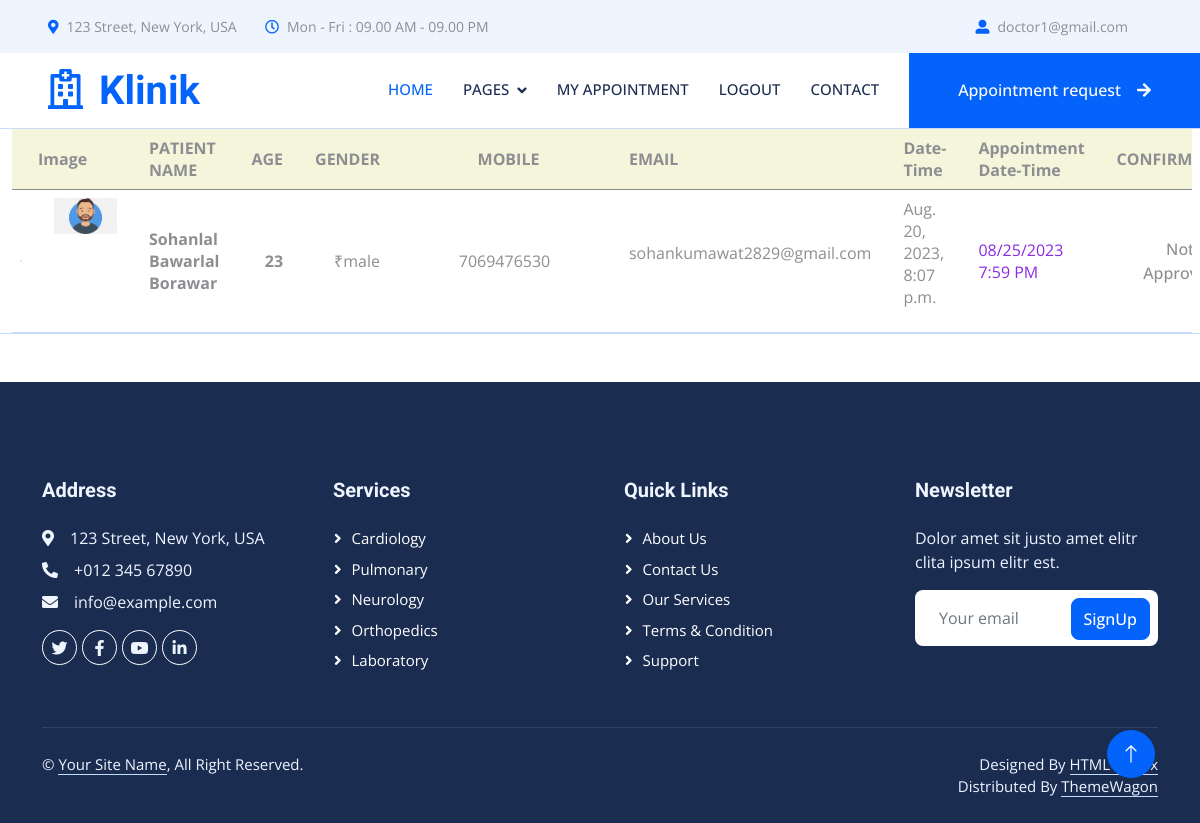
Screenshot of /appointment-request/ (signed in) with the database file from the repository.
### myapp/models.py (models this page shows, shortened)
class Doctor(models.Model):
    profile_pic = models.ImageField(upload_to='profile_pic/')
    name = models.CharField(max_length=100)
    qualification = models.CharField(max_length=100,default='')
    speciality = models.CharField(max_length=100,default='')
    email = models.EmailField()
    mobile = models.PositiveIntegerField()
    gender = models.CharField(max_length=100)
    password = models.CharField(max_length=100)

class Appointment(models.Model):
    patient = models.ForeignKey(Patient,on_delete=models.CASCADE)
    Doctor = models.ForeignKey(Doctor,on_delete=models.CASCADE)
    profile_pic = models.ImageField(upload_to='appointment_user/')
    name = models.CharField(max_length=100)
    email = models.EmailField()
    mobile = models.PositiveIntegerField()
    doctor_field = models.CharField(max_length=100)
    appointment_date = models.CharField(max_length=100,default='')
    appointment_time = models.CharField(max_length=100,default='')
    date_time = models.DateTimeField()
    appointment_request = models.BooleanField(default=False)
    def __str__(self) -> str:
        return self.patient.name + " " + self.Doctor.name

class Patient(models.Model):
    profile_pic = models.ImageField(upload_to='profile_pic/',default='')
    name = models.CharField(max_length=100)
    email = models.EmailField()
    mobile = models.PositiveIntegerField()
    gender = models.CharField(max_length=100)
    age = models.PositiveIntegerField(default=1)
    password = models.CharField(max_length=100)
    address = models.TextField()

### myapp/views.py (the view)
# urls.py: path('appointment-request/',views.appointment_request,name='appointment-request'),
def appointment_request(request):
        doctor = Doctor.objects.get(email = request.session['doctor_email'])
        appointment_request = Appointment.objects.filter(pk = doctor.pk)
        print(appointment_request)
        appointment_flag = False
        return render(request,'appointment-request.html',{'appointment_request':appointment_request,'appointment_flag':appointment_flag})

### myapp/templates/appointment-request.html (shortened to what this page needs)
{% block content %}
<!DOCTYPE html>
<html lang="en">
<head>
</head>
<body>
    <div class="container-fluid" >
        <div class="content">
            <div class="mb-9">
                <div class="mx-n4 px-4 mx-lg-n6 px-lg-6 bg-white border-top border-bottom border-200 position-relative top-1">
                    <div class="table-responsive scrollbar mx-n1 px-1">
                        <table class="table fs--1 mb-0">
                            <thead>
                                <tr style="background-color: beige;">
                                    <th class="white-space-nowrap fs--1 align-middle ps-0"
                                        style="max-width:20px; width:18px;" scope="col"
                                        style="width:350px;" data-sort="display-image">
                                        </th>
                                    <th class="sort white-space-nowrap align-middle fs--2" scope="col"
                                        style="width:70px;">Image</th>
                                    <th class="sort white-space-nowrap align-middle ps-4" scope="col"
                                        style="width:350px;" data-sort="product-name">PATIENT NAME</th>
                                    <th class="sort align-middle text-end ps-4" scope="col" data-sort="regular-price"
                                        style="width:150px;">AGE</th>
                                    <th class="sort align-middle text-end ps-4" scope="col" data-sort="sale-price"
                                        style="width:150px;">GENDER</th>
                                    <th class="sort align-middle text-center ps-4" scope="col" data-sort="category"
                                        style="width:150px;">MOBILE</th>
                                    <th class="sort align-middle ps-3" scope="col" data-sort="tags"
                                        style="width:250px;">EMAIL</th>
                                    <th class="sort align-middle ps-4" scope="col" data-sort="type"
                                        style="width:200px;">Date-Time</th>
                                    <th class="sort align-middle ps-4" scope="col" data-sort="type"
                                        style="width:200px;">Appointment Date-Time</th>
                                    <th class="sort align-middle ps-4" scope="col" data-sort="time"
                                        style="width:200px;">CONFIRMATION</th>
                                </tr>
                            </thead>
                            <tbody class="list" id="products-table-body">
                                {% for i in appointment_request %}
                                <tr class="position-static" >
                                    <td class="align-middle white-space-nowrap py-0">
                                        <a class="d-block border rounded-2"
                                            href="../../../apps/e-commerce/landing/product-details.html">
                                        </a>
                                    </td>
                                    <td class="product-name align-start ps-4">
                                            <img src="{{i.patient.profile_pic.url}}" alt width="63" />
                                    </td>
                                    <td class="price align-middle white-space-nowrap text-start fw-bold text-700 ps-4">
                                        {{i.patient.name}}
                                    </td>
                                    <td class="regular-price align-middle white-space-nowrap text-end fw-bold text-700 ps-4">
                                        {{i.patient.age}}
                                    </td>
                                    <td class="sale-price align-middle white-space-nowrap text-end text-600 fs--1 ps-4 fw-semi-bold">
                                        ₹{{i.patient.gender}}
                                    </td>
                                    <td class="category align-middle text-center pb-2 ps-3" style="min-width:225px;">
                                        {{i.patient.mobile}}
                                    </td>
                                    <td class="tags align-middle white-space-nowrap fs-0 text-start pb-2 ps-3">
                                        <p>{{i.patient.email}}</p>
                                    </td>
                                    <td class="type align-middle white-space-nowrap text-start fw-semi-bold pb-2 ps-4">
                                        <p>{{i.date_time}}</p>
                                    </td>
                                    <td class="time align-middle white-space-nowrap text-600 pb-2 ps-4" style="color: blueviolet;">
                                        {{i.appointment_date}} {{i.appointment_time}}
                                    </td>
                                    <form action="{% url 'appointment-approval' %}" method="post">
                                        <td class="align-middle white-space-nowrap text-start pe-2 ps-4 ">
                                            {% if appointment_flag == True %}
                                            <button class="btn primary-btn" onclick="this.form.submit();">Approved</button>
                                            {% else %}
                                            <button class="btn danger-btn" onclick="this.form.submit();"> Not Approved</button>
                                            {% endif %}
                                        </td>
                                    </form>
                                </tr>
                                {% endfor %}
                            </tbody>
                        </table>
                    </div>
                </div>
            </div>
        </div>
    </div>
    </div>
</body>
</html>
{% endblock %}

### myapp/templates/header-footer.html (shortened to what this page needs)
{% load static %}
    <link href="https://cdnjs.cloudflare.com/ajax/libs/font-awesome/5.10.0/css/all.min.css" rel="stylesheet">
    <link href="https://cdn.jsdelivr.net/npm/bootstrap-icons@1.4.1/font/bootstrap-icons.css" rel="stylesheet">
    <link href="{% static 'lib/animate/animate.min.css' %}" rel="stylesheet">
    <link href="{% static 'lib/owlcarousel/assets/owl.carousel.min.css' %}" rel="stylesheet">
    <link href="{% static 'lib/tempusdominus/css/tempusdominus-bootstrap-4.min.css' %}" rel="stylesheet" />
    <link href="{% static 'css/bootstrap.min.css' %}" rel="stylesheet">
    <link href="{% static 'css/style.css' %}" rel="stylesheet">
</head>
<body>
    <div class="container-fluid bg-light p-0 wow fadeIn" data-wow-delay="0.1s">
        <div class="row gx-0 d-none d-lg-flex">
            <div class="col-lg-7 px-5 text-start">
                <div class="h-100 d-inline-flex align-items-center py-3 me-4">
                    <small class="fa fa-map-marker-alt text-primary me-2"></small>
                    <small>123 Street, New York, USA</small>
                </div>
                <div class="h-100 d-inline-flex align-items-center py-3">
                    <small class="far fa-clock text-primary me-2"></small>
                    <small>Mon - Fri : 09.00 AM - 09.00 PM</small>
                </div>
            </div>
            <div class="col-lg-5 px-5 text-end">
                <div class="h-100 d-inline-flex align-items-center py-3 me-4">
                {% if request.session.email %}
                <small class="fa fa-user-alt text-primary me-2"></small>
                    <small>{{request.session.email}}</small>
                {% elif request.session.doctor_email %}
                <small class="fa fa-user-alt text-primary me-2"></small>
                    <small>{{request.session.doctor_email}}</small>
                {% endif %}
            </div>
        </div>
    </div>
    <nav class="navbar navbar-expand-lg bg-white navbar-light sticky-top p-0 wow fadeIn" data-wow-delay="0.1s">
        <a href="{% url 'index' %}" class="navbar-brand d-flex align-items-center px-4 px-lg-5">
            <h1 class="m-0 text-primary"><i class="far fa-hospital me-3"></i>Klinik</h1>
        </a>
        <div class="collapse navbar-collapse" id="navbarCollapse">
            <div class="navbar-nav ms-auto p-4 p-lg-0">
                <a href="{% url 'index' %}" class="nav-item nav-link active">Home</a>
                <div class="nav-item dropdown">
                    <a href="#" class="nav-link dropdown-toggle" data-bs-toggle="dropdown">Pages</a>
                </div>
                {% if request.session.email %}
                <a href="{% url 'my_appointment' %}" class="nav-item nav-link">My Appointment</a>
                <a href="{% url 'logout' %}" class="nav-item nav-link">Logout</a>
                <a href="{% url 'contact' %}" class="nav-item nav-link">Contact</a>
                {% elif request.session.doctor_email %}
                <a href="{% url 'signup' %}" class="nav-item nav-link">Sign Up</a>
                <a href="{% url 'logout' %}" class="nav-item nav-link">Logout</a>
                {% else %}
                <a href="{% url 'signup' %}" class="nav-item nav-link">Sign Up</a>
                <a href="{% url 'login' %}" class="nav-item nav-link">Login</a>
                <a href="{% url 'contact' %}" class="nav-item nav-link">Contact</a>
                {% endif %}
            </div>
            {% if request.session.doctor_email %}
            <a href="{% url 'appointment-request' %}" class="btn btn-primary rounded-0 py-4 px-lg-5 d-none d-lg-block">Appointment request<i
                    class="fa fa-arrow-right ms-3"></i></a>
            {% else %}
            <a href="{% url 'appointment' %}" class="btn btn-primary rounded-0 py-4 px-lg-5 d-none d-lg-block">Appointment<i
                class="fa fa-arrow-right ms-3"></i></a>
            {% endif %}
        </div>
    </nav>
{% block content %}
{% endblock %}
    <div class="container-fluid bg-dark text-light footer mt-5 pt-5 wow fadeIn" data-wow-delay="0.1s">
        <div class="container py-5">
            <div class="row g-5">
                <div class="col-lg-3 col-md-6">
                    <h5 class="text-light mb-4">Address</h5>
                    <p class="mb-2"><i class="fa fa-map-marker-alt me-3"></i>123 Street, New York, USA</p>
                    <p class="mb-2"><i class="fa fa-phone-alt me-3"></i>+012 345 67890</p>
                    <p class="mb-2"><i class="fa fa-envelope me-3"></i>info@example.com</p>
                    <div class="d-flex pt-2">
                        <a class="btn btn-outline-light btn-social rounded-circle" href=""><i
                                class="fab fa-twitter"></i></a>
                        <a class="btn btn-outline-light btn-social rounded-circle" href=""><i
                                class="fab fa-facebook-f"></i></a>
                        <a class="btn btn-outline-light btn-social rounded-circle" href=""><i
                                class="fab fa-youtube"></i></a>
                        <a class="btn btn-outline-light btn-social rounded-circle" href=""><i
                                class="fab fa-linkedin-in"></i></a>
                    </div>
                </div>
                <div class="col-lg-3 col-md-6">
                    <h5 class="text-light mb-4">Services</h5>
                    <a class="btn btn-link" href="">Cardiology</a>
                    <a class="btn btn-link" href="">Pulmonary</a>
                    <a class="btn btn-link" href="">Neurology</a>
                    <a class="btn btn-link" href="">Orthopedics</a>
                    <a class="btn btn-link" href="">Laboratory</a>
                </div>
                <div class="col-lg-3 col-md-6">
                    <h5 class="text-light mb-4">Quick Links</h5>
                    <a class="btn btn-link" href="">About Us</a>
                    <a class="btn btn-link" href="">Contact Us</a>
                    <a class="btn btn-link" href="">Our Services</a>
                    <a class="btn btn-link" href="">Terms & Condition</a>
                    <a class="btn btn-link" href="">Support</a>
                </div>
                <div class="col-lg-3 col-md-6">
                    <h5 class="text-light mb-4">Newsletter</h5>
                    <p>Dolor amet sit justo amet elitr clita ipsum elitr est.</p>
                    <div class="position-relative mx-auto" style="max-width: 400px;">
                        <input class="form-control border-0 w-100 py-3 ps-4 pe-5" type="text" placeholder="Your email">
                        <button type="button"
                            class="btn btn-primary py-2 position-absolute top-0 end-0 mt-2 me-2">SignUp</button>
                    </div>
                </div>
            </div>
        </div>
        <div class="container">
            <div class="copyright">
                <div class="row">
                    <div class="col-md-6 text-center text-md-start mb-3 mb-md-0">
                        &copy; <a class="border-bottom" href="#">Your Site Name</a>, All Right Reserved.
                    </div>
                    <div class="col-md-6 text-center text-md-end">
                        Designed By <a class="border-bottom" href="https://htmlcodex.com">HTML Codex</a>
                        Distributed By <a class="border-bottom" href="https://themewagon.com"
                            target="_blank">ThemeWagon</a>
                    </div>
                </div>
            </div>
        </div>
    </div>
    <a href="#" class="btn btn-lg btn-primary btn-lg-square rounded-circle back-to-top"><i
            class="bi bi-arrow-up"></i></a>
</body>
</html>

### rows the page displays
Doctor: session.email "doctor1@gmail.com"
Appointment: patient.profile_pic (picture), patient.name "Sohanlal Bawarlal Borawar", patient.age "23", patient.gender "male", patient.mobile "7069476530", patient.email "sohankumawat2829@gmail.com", date_time "Aug. 20, 2023, 8:07 p.m.", appointment_date "08/25/2023", appointment_time "7:59 PM"
